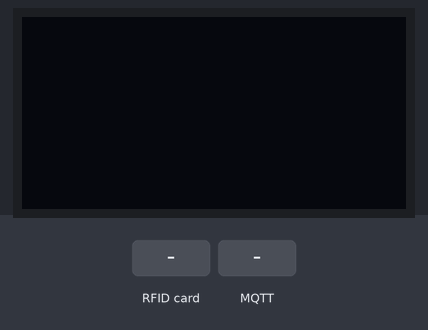
Bench run of a sketch on a simulated ESP8266 (Wemos D1 mini). Shown: 128×64 one-colour display. The test bench sets the inputs (shaded band). WiFi joins after 1.5 s; servers stay silent unless stated; no MQTT or app messages arrive unless stated; what the sketch prints to the serial monitor is not drawn.

Above: at 2.7 s.
2.8 s: RFID card 5E 7A 19 C4 held to the reader
At 3.2 s:
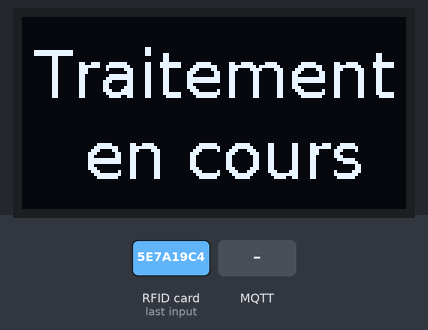
4.3 s: MQTT message "0" arrives on the first subscribed topic
At 7.1 s:
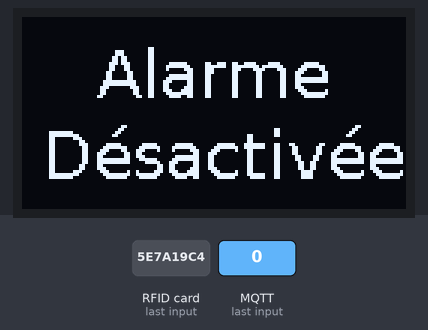
7.3 s: MQTT message "10" arrives on the first subscribed topic
At 8.4 s:
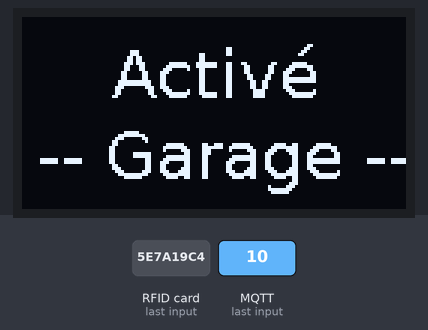
8.8 s: MQTT message "1" arrives on the first subscribed topic
At 10.0 s:
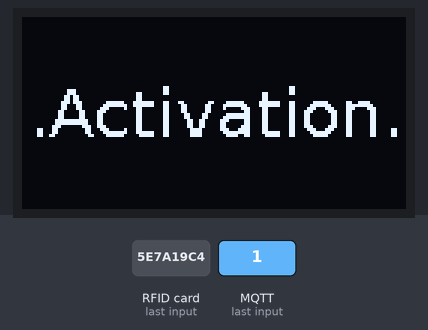
10.3 s: MQTT message "20" arrives on the first subscribed topic
At 11.0 s:
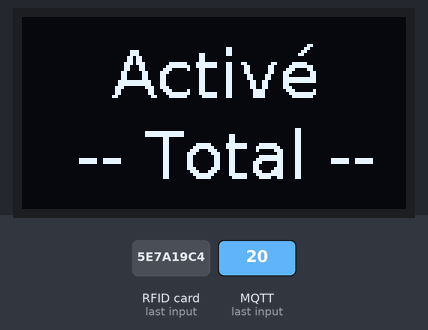
Timing chart, 0 to 12.8 s (numbered marks = the images above; inputs shaded):
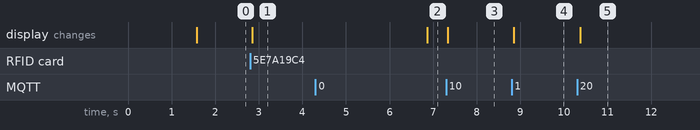

Measured:
- after the input at 2.8 s, the display: changes after 0.05 s (image 1)
- after the input at 4.3 s, the display: changes after 2.6 s (image 2)
- after the input at 7.3 s, the display: changes at once (image 3)
- after the input at 8.8 s, the display: changes after 0.05 s (image 4)
- after the input at 10.3 s, the display: changes after 0.07 s (image 5)

The sketch:

RFID_Reader_display_mqtt.ino
```cpp
// SIMPLIFIED FIRMWARE FOR ESP8266 WITH MFRC522 WITHOUT LEDS

#include <ESP8266WiFi.h>
#include <PubSubClient.h>
#include <SPI.h>
#include <MFRC522.h>
#include <Wire.h>  // Only needed for Arduino 1.6.5 and earlier
#include "SSD1306.h" // alias for `#include "SSD1306Wire.h"`
#include "font.h"
/* wiring the MFRC522 to ESP8266 (ESP-12)
RST     = GPIO4
SDA(SS) = GPIO2
MOSI    = GPIO13
MISO    = GPIO12
SCK     = GPIO14
GND     = GND
3.3V    = 3.3V
*/

/* wiring the MFRC522 to D1 Mini ESP8266 (ESP - 12)
RST     = D3
SDA(SS) = D8
MOSI    = D7
MISO    = D6
SCK     = D5
GND     = GND
3.3V    = 3.3V

Utiliser carte Wemos D1 mini pro
speed 115200
 */

#define RST_PIN  D3 // RST-PIN GPIO4
#define SS_PIN  D8  // SDA-PIN GPIO2
SSD1306  display(0x3C, D2, D1);

MFRC522 mfrc522(SS_PIN, RST_PIN); // Create MFRC522 instance

// Wifi Connection details
const char* ssid = "";
const char* password = "";

const char* mqtt_server = "";  // mqtt IP
const char* mqtt_user = "";  // mqtt user
const char* mqtt_password = "";  // mqtt password
const char* clientID = "";  // rfid name
const char* rfid_topic = "";  // rfid path

WiFiClient espClient;
PubSubClient client(espClient);

long lastMsg = 0;
char msg[50];
void setup() {
  Serial.begin(115200);
  SPI.begin();           // Init SPI bus
  mfrc522.PCD_Init();    // Init MFRC522
  delay(2);
  setup_wifi();
  display.init();
  display.flipScreenVertically();
  display.setFont((uint8_t *) Dialog_plain_22);
   display.setTextAlignment(TEXT_ALIGN_CENTER_BOTH);
  client.setServer(mqtt_server, 1883);
  client.setCallback(callback);

}
// Connect to Wifi
void setup_wifi() {
  //Turn off Access Point
  WiFi.mode(WIFI_STA);
  delay(10);

  // We start by connecting to a WiFi network
  Serial.println();
  Serial.println(ssid);
  WiFi.begin(ssid, password);
  while (WiFi.status() != WL_CONNECTED) {
    delay(500);
    Serial.print(".");
  }
  Serial.println("");
  Serial.println("WiFi connected");
  Serial.println("IP address: ");
  Serial.println(WiFi.localIP());
}
// Check for incoming messages
void callback(char* topic, byte* payload, unsigned int length) {
  Serial.println("");
  Serial.print("Message arrived [");
  Serial.print(topic);
  Serial.print("] ");
  display.clear();
  for (int i = 0; i < length; i++) {
    Serial.print((char)payload[i]);
  }
  Serial.println();

  char s[20];

  sprintf(s, "%s", payload);

    if ( (strcmp(topic,"home/switch/332/selector/set")==0))
  {
    payload[length] = '\0';
    String sp = String((char*)payload);

  // Alarm is off
    if (sp == "0")
    {
    Serial.println();
    Serial.print("Alarm is set to Disarmed");
    Serial.println();
    display.drawString(display.getWidth()/2, display.getHeight()/2, "Alarme\n Désactivée");
    //display.drawString(0, 0, "Désactivé");
  display.display();
  }
  // Alarm is Armed Home
    else if (sp == "10")
    {
    Serial.println();
    Serial.print("Alarm is set to Armed Home");
    Serial.println();
    display.drawString(display.getWidth()/2, display.getHeight()/2, "Activé\n -- Garage --");
  display.display();
  }
  // Alarm is arming
      else if (sp == "1")
    {
    Serial.println();
    Serial.print("Alarm set to Pending");
    Serial.println();
    display.drawString(display.getWidth()/2, display.getHeight()/2, "...Activation...");
  display.display();
  }
  // Alarm is Armed Away
    else if (sp == "20")
    {
    Serial.println();
    Serial.print("Alarm set to Armed Away");
    Serial.println();
    display.drawString(display.getWidth()/2, display.getHeight()/2, "Activé\n -- Total --");
  display.display();
  }
  // Alarm is Triggered
    else if (sp == "triggered")
    {
    Serial.println();
    Serial.print("Alarm is triggered!!");
    Serial.println();
  }
}}
/* interpret the ascii digits in[0] and in[1] as hex
* notation and convert to an integer 0..255.
*/
int hex8(byte *in)
{
   char c, h;

   c = (char)in[0];

   if (c <= '9' && c >= '0') {  c -= '0'; }
   else if (c <= 'f' && c >= 'a') { c -= ('a' - 0x0a); }
   else if (c <= 'F' && c >= 'A') { c -= ('A' - 0x0a); }
   else return(-1);

   h = c;

   c = (char)in[1];

   if (c <= '9' && c >= '0') {  c -= '0'; }
   else if (c <= 'f' && c >= 'a') { c -= ('a' - 0x0a); }
   else if (c <= 'F' && c >= 'A') { c -= ('A' - 0x0a); }
   else return(-1);

   return ( h<<4 | c);
}
// Reconnect to wifi if connection lost
void reconnect() {
  // Loop until we're reconnected
  while (!client.connected()) {
    Serial.print("Attempting MQTT connection...");
    // Attempt to connect
    if (client.connect(clientID, mqtt_user, mqtt_password)) {
      Serial.println("connected");
      // Once connected, publish an announcement...
      client.publish("home/rfid", "connected");
      // ... and resubscribe
      client.subscribe("home/switch/332/selector/set");
    } else {
      Serial.print("failed, rc=");
      Serial.print(client.state());
      Serial.println(" try again in 5 seconds");
      // Wait 5 seconds before retrying
      delay(5000);
    }
  }
}
// Main functions
void loop() {
  if (!client.connected()) {
    reconnect();
  }
  client.loop();
  // Look for new cards
  if ( ! mfrc522.PICC_IsNewCardPresent()) {
    delay(50);
    return;
  }
  // Select one of the cards
  if ( ! mfrc522.PICC_ReadCardSerial()) {
    delay(50);
    return;
  }
  // Show some details of the PICC (that is: the tag/card)
  Serial.println("");
  Serial.print(F("Card UID:"));
  dump_byte_array(mfrc522.uid.uidByte, mfrc522.uid.size);
  Serial.println();
  display.clear();
  display.drawString(display.getWidth()/2, display.getHeight()/2, "Traitement\n en cours");
  display.display();

  //digitalWrite(idPin, HIGH);
  delay(500);
  //digitalWrite(idPin, LOW);
  delay(500);
  // Send data to MQTT
  String rfidUid = "";
  for (byte i = 0; i < mfrc522.uid.size; i++) {
    rfidUid += String(mfrc522.uid.uidByte[i] < 0x10 ? "0" : "");
    rfidUid += String(mfrc522.uid.uidByte[i], HEX);
  }
  const char* id = rfidUid.c_str();
  client.publish("home/rfid", id);
  delay(3000);
}
// Helper routine to dump a byte array as hex values to Serial
void dump_byte_array(byte *buffer, byte bufferSize) {
  for (byte i = 0; i < bufferSize; i++) {
    Serial.print(buffer[i] < 0x10 ? " 0" : " ");
    Serial.print(buffer[i], HEX);
  }
}
```

Source omitted: font.h (data table, 62411 bytes)
